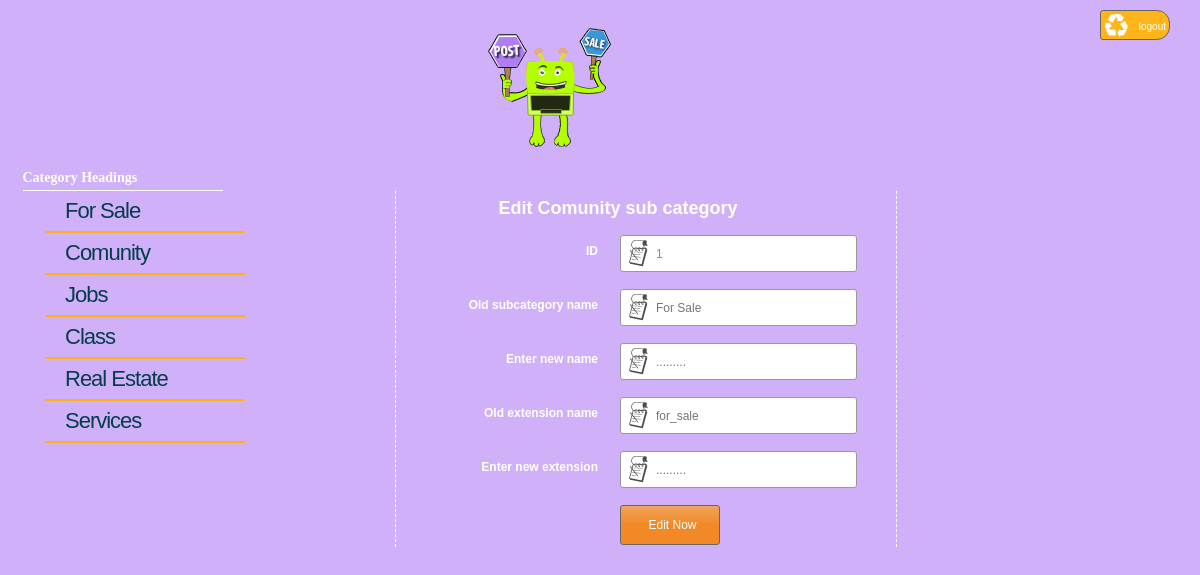
The app's page /_admin/editmenu.php?EDITC=1 (signed in) with its own data.
### tables this page shows
CREATE TABLE IF NOT EXISTS `heading` (
  `id` int(10) UNSIGNED NOT NULL AUTO_INCREMENT,
  `title` varchar(45) NOT NULL,
  `visible` tinyint(1) UNSIGNED NOT NULL,
  `extension` varchar(45) NOT NULL,
  PRIMARY KEY (`id`)
);

### _admin/editmenu.php (the view, shortened to what this page needs)
<?php
if(isset($_REQUEST['EDITC']) && $_REQUEST['EDITC']!='')
{
	$editid=$_REQUEST['EDITC'];
	$query="Select * from heading WHERE id='$editid'";
	$insertionquery=mysql_query($query);
	$fetch=mysql_fetch_array($insertionquery);
}
?>
<!DOCTYPE html PUBLIC "-//W3C//DTD XHTML 1.0 Transitional//EN" "http://www.w3.org/TR/xhtml1/DTD/xhtml1-transitional.dtd">
<html xmlns="http://www.w3.org/1999/xhtml">
<head>
</head>
<body>
<form action="includes/logout.php">
<input name="logout" type="submit" value="logout" class="logout" />
</form>
    <div id="page">
    <div id="image">
<img src="../_images/signin.png" />
</div>
			<?php require_once('includes/menu.php')?>
   	  <div id="table">
		<form id="form" name="form" method="post" action="editmenupros.php">
        	<table>
            	<tr>
                	<td colspan="2" id="tableh2"><b>Edit Comunity sub category</b></td>
            	</tr>
            	<tr>
            	  <td class="text">ID</td>
            	  <td><input name="fr_id" type="text" class="inputfield" id="fr_id" readonly="readonly" value="<?php echo $editid;?>"/></td>
          	  </tr>
            	<tr>
                	<td width="200" class="text">Old subcategory name</td>
                    <td width="238"><input name="rr_title" type="text" class="inputfield" id="rr_title" disabled="disabled"  placeholder="<?php echo $fetch['title'];?>"/></td>
            	</tr>
                <tr>
                	<td width="200" class="text">Enter new name</td>
                    <td width="238"><input name="fr_title" type="text" class="inputfield" id="fr_title" placeholder="........." /></td>
            	</tr>
                <tr>
                	<td width="200" class="text">Old extension name</td>
                    <td width="238"><input name="rr_title" type="text" class="inputfield" id="rr_title" disabled="disabled"  placeholder="<?php echo $fetch['extension'];?>"/></td>
            	</tr>
                <tr>
                	<td width="200" class="text">Enter new extension</td>
                    <td width="238"><input name="ext" type="text" class="inputfield" id="ext" placeholder="........." /></td>
            	</tr>
                	<td class="id1"></td>
                  <td><input type="submit" class="inputbutton" value="Edit Now" />
                      <input name="mm" type="hidden" id="mm" value="editmob" /></td>
            </table>
        </form>
      </div>
    </div>
</body>
</html>

### _admin/includes/menu.php (shortened to what this page needs)
<?php
	$query="Select * from post.heading order by id asc";
	$insertion=mysql_query($query);
?>
<div id="fullmenu">
<h2>Category Headings</h2>
<div id="menu">
      	  <ul>
          <?php $k=1; while($result=mysql_fetch_array($insertion)){?>
        	<li><a href="<?php echo $result['extension'].'.php';?>"> <?php echo $result['title'];?> </a></li>
       	  <?php $k++; }?>
        	</ul>
        </div>
        </div>

### _admin/editmenu.php (style rules this page uses)
* { margin:0px; padding:0px; background-color:#CFB0F9; }
#image { height: 150px; background-repeat: no-repeat; text-align: center; margin-top: 20px; margin-right: auto; margin-bottom: 0px; margin-left: auto; }
#page { min-height: 530px; overflow:hidden; }
#fullmenu { width:205px; margin-left:20px; }
#fullmenu h2 { margin: 0px auto; width: 200px; font-size: 14px; text-align: left; height: 20px; color: #FFF; font-family: "Comic Sans MS", cursive; border-bottom:#FFF 1px solid; }
.inputbutton { background: #efa45d; background: -moz-linear-gradient(top, #efa45d 1%, #f28926 49%); background: -webkit-gradient(linear, left top, left bottom, color-stop(1%,#efa45d), color-stop(49%,#f28926)); background: -webkit-linear-gradient(top, #efa45d 1%,#f28926 49%); background: -o-linear-gradient(top, #efa45d 1%,#f28926 49%); background: -ms-linear-gradient(top, #efa45d 1%,#f28926 49%); background: linear-gradient(to bottom, #efa45d 1%,#f28926 49%); filter: progid:DXImageTransform.Microsoft.gradient( startColorstr='#efa45d', endColorstr='#f28926',GradientType=0 ); border-radius: 3px; text-align: center; height: 40px; width: 100px; margin-top:10px; padding-left: 5px; font-family: Verdana, Geneva, sans-serif; font-size: 12px; color:#FFF; border: 1px solid #666; }
#table { width:500px; margin-left: 150px; float: left; border-left-width: 1px; border-left-style: dashed; border-left-color: #FFF; border-right-width: 1px; border-right-style: dashed; border-right-color: #FFF; }
#tableh2 { font-size: 18px; font-family: Verdana, Geneva, sans-serif; line-height: 30px; text-align: center; padding-right: 20px; color: #FFF; font-weight: bold; }
.inputfield { border-radius: 3px; text-align: left; height: 35px; width: 200px; margin-top:10px; margin-bottom:5px; background: #FFF url(../_images/posttextfeild.png) no-repeat 3px 3px; padding-left: 35px; font-family: Verdana, Geneva, sans-serif; font-size: 12px; color: #8B8B8B; border: 1px solid #999; }
.text { font-size: 12px; font-family: Verdana, Geneva, sans-serif; line-height: 30px; text-align: right; padding-right: 20px; color: #FFF; font-weight: bold; }
.logout { width:70px; height:30px; background: #FFB51A url(../_images/logout.png) no-repeat 3px 1px; border-radius: 3px 13px 13px 3px; text-align: right; margin-top:10px; border: 1px solid #666; float:right; padding-right:3px; line-height:32px; margin-right:30px; font-family: Verdana, Geneva, sans-serif; font-size: 10px; color:#FFF; text-decoration:none; }

### _admin/includes/menu.php (style rules this page uses)
#menu { float: left; min-height:120px; width: 200px; line-height:30px; padding-left:25px; }
#menu ul li { font-family:Verdana, Geneva, sans-serif; border-bottom:2px solid #FFB111; list-style:none; line-height:40px; text-decoration: none; font-size: 22px; }
#menu ul li a { text-decoration: none; width:auto; height:40px; color:#053C4B; font-weight: lighter; letter-spacing: -1px; padding:5px 20px; }
#fullmenu { width:205px; margin-left:20px; }
#fullmenu h2 { margin: 0px auto; width: 200px; font-size: 14px; text-align: left; height: 20px; color: #FFF; font-family: "Comic Sans MS", cursive; border-bottom:#FFF 1px solid; }

### records on screen
heading: title "For Sale", rr_title "For Sale", rr_title "for_sale"
heading: title "Comunity"
heading: title "Jobs"
heading: title "Class"
heading: title "Real Estate"
heading: title "Services"
